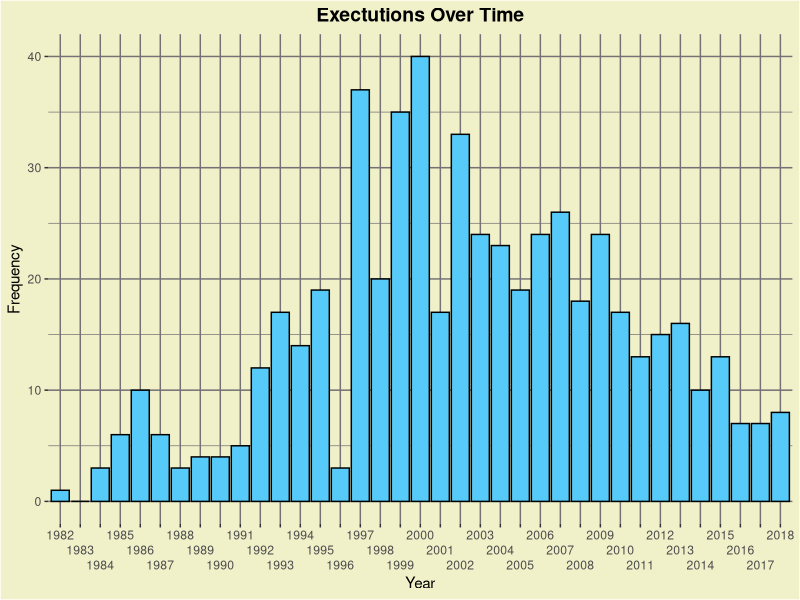
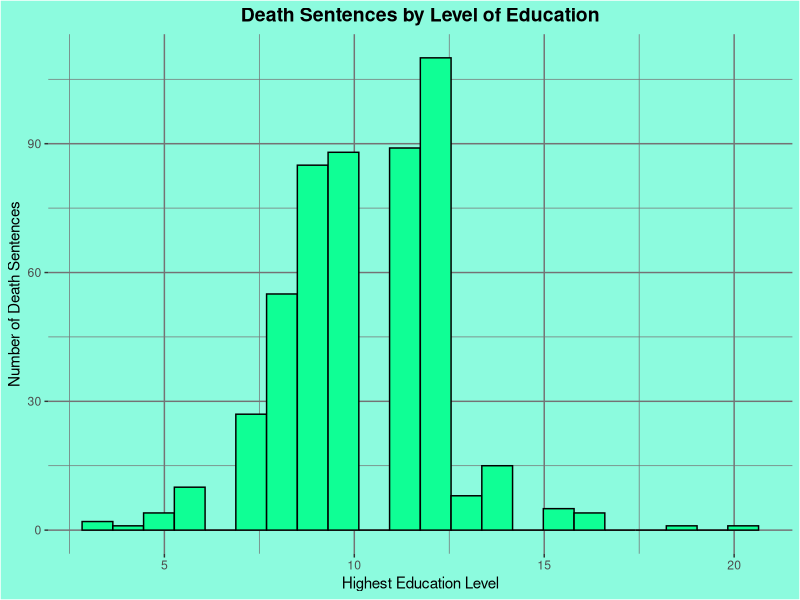

Generate these figures, in order, with R:
## ---- chunk 1
library("tidyverse")
## ---- chunk 2

TXDR <- read_csv('tx_deathrow_full.csv')

## ---- chunk 3
TXDR %>%
    count(County) %>%
    arrange(desc(n)) 

## ---- chunk 4
ClaimsInnocence <- na.omit(str_detect(TXDR$`Last Statement`, "innocent|innocence"))

sum(ClaimsInnocence == TRUE) / sum(ClaimsInnocence == FALSE)

## ---- chunk 5
TXDR$`Execution Date` <- as.Date(TXDR$`Execution Date`, format="%d/%m/%Y")
tab <- table(cut(TXDR$`Execution Date`, 'year'))
dframe <- data.frame(Date=format(as.Date(names(tab)), '%Y'),
           Frequency=as.vector(tab))

YearsOfExecution <-ggplot(dframe, aes(x=Date, y=Frequency)) +
geom_bar(stat="identity", fill="#56CBF9", color="black") + scale_x_discrete(guide = guide_axis(n.dodge = 3)) + labs(x="Year", title = "Exectutions Over Time") + theme(panel.background = element_rect(fill="#F0F0C9"), panel.grid.major= element_line(colour="#747274"), panel.grid.minor=element_line(colour="#747274"), plot.background=element_rect(fill="#F0F0C9"),
        plot.title = element_text(face="bold", size=14, hjust=.5),
        plot.subtitle = element_text(hjust=.5))
YearsOfExecution
## ---- chunk 6
TXDR
ggplot(TXDR, aes(x=`Highest Education Level`))+
  geom_histogram(color="black", fill="#0FFF95", bins= 22) + labs(y="Number of Death Sentences", title = "Death Sentences by Level of Education") + theme(panel.background = element_rect(fill="#8CFBDE"), panel.grid.major= element_line(colour="#747274"), panel.grid.minor=element_line(colour="#747274"), plot.background=element_rect(fill="#8CFBDE"),
        plot.title = element_text(face="bold", size=14, hjust=.5),
        plot.subtitle = element_text(hjust=.5)) 
